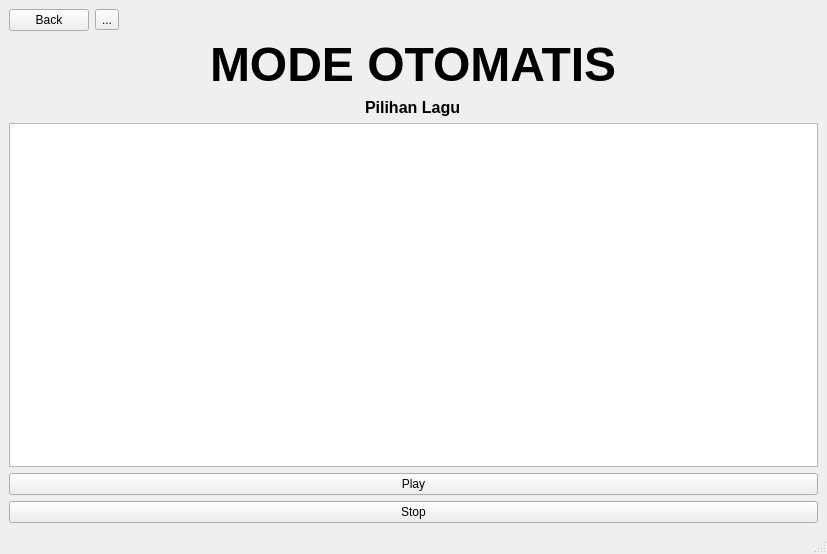
<?xml version="1.0" encoding="UTF-8"?>
<ui version="4.0">
 <class>MainWindow</class>
 <widget class="QMainWindow" name="MainWindow">
  <property name="geometry">
   <rect>
    <x>0</x>
    <y>0</y>
    <width>827</width>
    <height>554</height>
   </rect>
  </property>
  <property name="windowTitle">
   <string>MainWindow</string>
  </property>
  <widget class="QWidget" name="centralwidget">
   <layout class="QVBoxLayout" name="verticalLayout">
    <item>
     <layout class="QFormLayout" name="formLayout_3">
      <property name="sizeConstraint">
       <enum>QLayout::SetDefaultConstraint</enum>
      </property>
      <item row="0" column="0">
       <widget class="QPushButton" name="backButton">
        <property name="sizePolicy">
         <sizepolicy hsizetype="Minimum" vsizetype="Fixed">
          <horstretch>0</horstretch>
          <verstretch>0</verstretch>
         </sizepolicy>
        </property>
        <property name="text">
         <string>Back</string>
        </property>
       </widget>
      </item>
      <item row="0" column="1">
       <widget class="QToolButton" name="toolButton">
        <property name="text">
         <string>...</string>
        </property>
       </widget>
      </item>
     </layout>
    </item>
    <item alignment="Qt::AlignHCenter|Qt::AlignVCenter">
     <widget class="QLabel" name="modeOtomatisTitle">
      <property name="font">
       <font>
        <pointsize>36</pointsize>
        <weight>75</weight>
        <bold>true</bold>
       </font>
      </property>
      <property name="text">
       <string>MODE OTOMATIS</string>
      </property>
     </widget>
    </item>
    <item alignment="Qt::AlignHCenter|Qt::AlignVCenter">
     <widget class="QLabel" name="label">
      <property name="font">
       <font>
        <pointsize>12</pointsize>
        <weight>75</weight>
        <bold>true</bold>
       </font>
      </property>
      <property name="text">
       <string>Pilihan Lagu</string>
      </property>
     </widget>
    </item>
    <item>
     <layout class="QHBoxLayout" name="horizontalLayout">
      <item>
       <widget class="QListWidget" name="listWidget"/>
      </item>
     </layout>
    </item>
    <item>
     <layout class="QHBoxLayout" name="horizontalLayout_11">
      <item>
       <widget class="QPushButton" name="pushButton">
        <property name="text">
         <string>Play</string>
        </property>
       </widget>
      </item>
     </layout>
    </item>
    <item>
     <widget class="QPushButton" name="stopButton">
      <property name="text">
       <string>Stop</string>
      </property>
     </widget>
    </item>
   </layout>
  </widget>
  <widget class="QStatusBar" name="statusbar"/>
  <widget class="QMenuBar" name="menubar">
   <property name="geometry">
    <rect>
     <x>0</x>
     <y>0</y>
     <width>827</width>
     <height>22</height>
    </rect>
   </property>
  </widget>
 </widget>
 <resources/>
 <connections/>
</ui>
